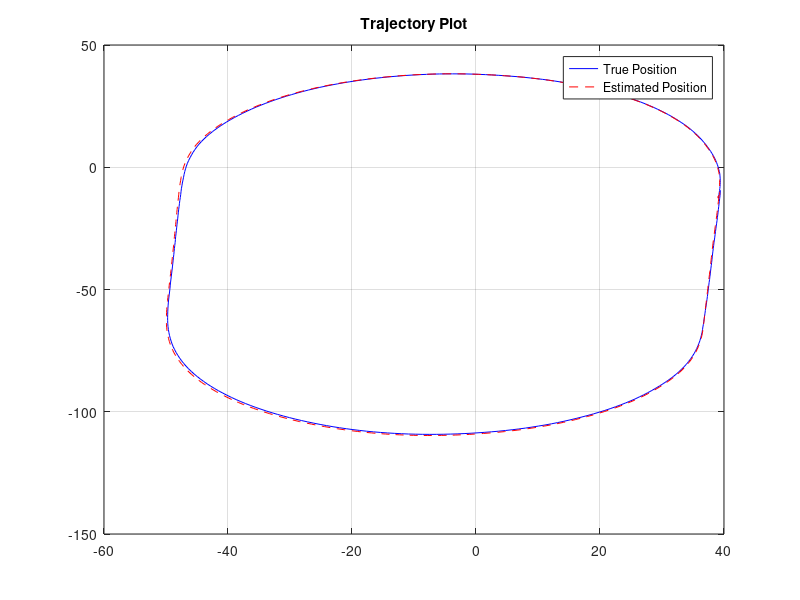
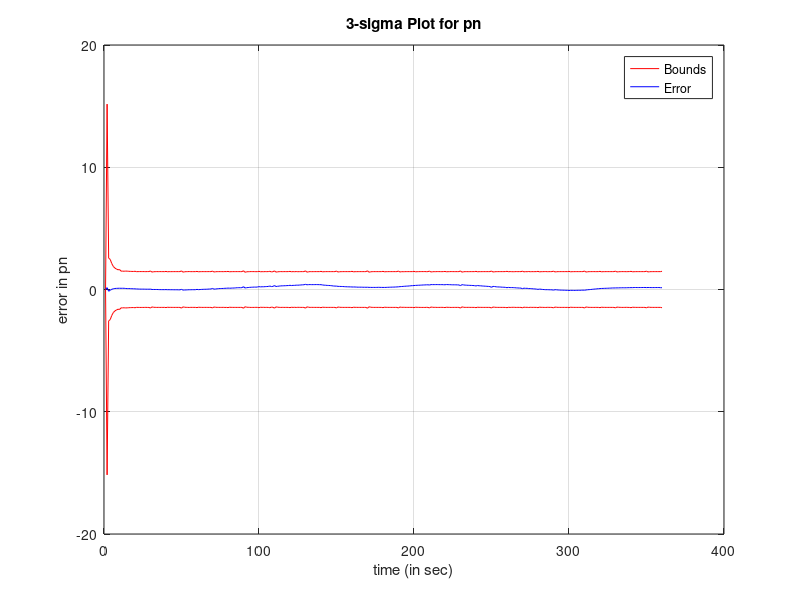
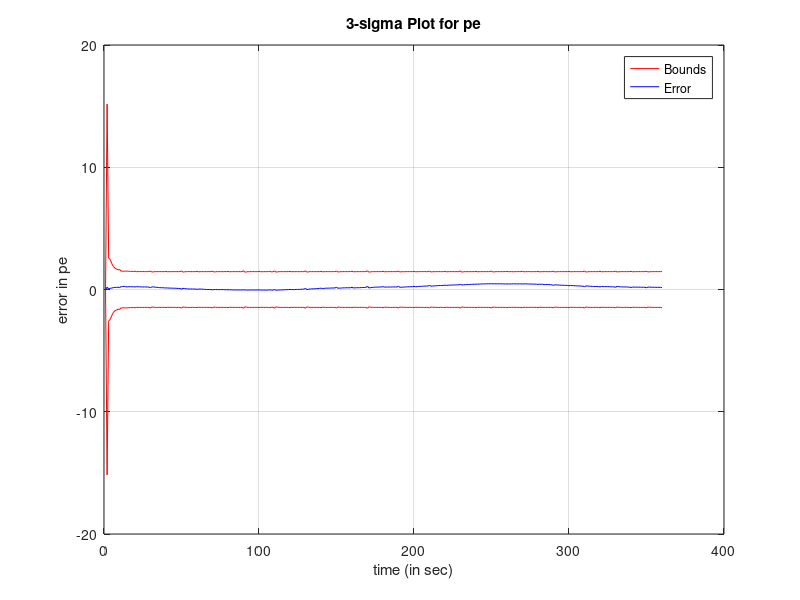
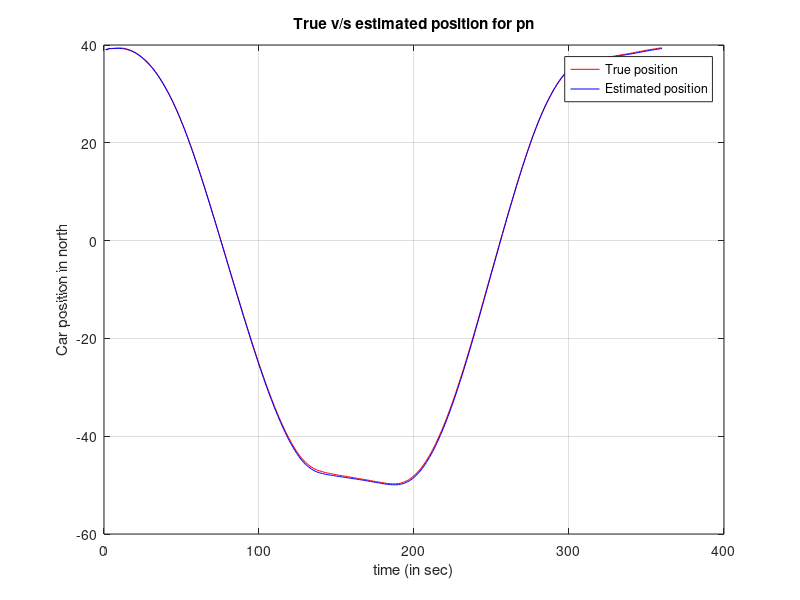

The MATLAB source for these figures, in order:

close all
clear all
clc
load('gps_data.mat');
N1=200;
N=360;
t=data(N1+1:N1+N,1); % time 
%% true data from GPS
xtrue=data(N1+1:N1+N,2);
ytrue=data(N1+1:N1+N,3);
ztrue=data(N1+1:N1+N,4);
% sensor data with Noise
xsensor=xtrue+randn(1)*1;
ysensor=ytrue+randn(1)*1;
zsensor=ztrue+randn(1)*1;
%N=size(t,1);

pn = xtrue(1);
pe = ytrue(1);
xhat = [pn;pe;15;15];
measure = [xsensor ysensor];
%% states xfilter=[x,y,vx,vy]
% Filter Initialization
% xhat = [xsensor; ysensor; 0;0];
P = [...
    5^2 0 0 0;...
    0 5^2 0 0 ;...
    0 0 7^2 0 ;...
    0 0 0 7^2];
Q = 1*eye(4);
rn = 0.2;
re = 0.2;
R = [rn 0;
    0 re];

A = [...
    0 0 1 0;
    0 0 0 1;
    0 0 0 0;
    0 0 0 0];

B = [...
    0 0;
    0 0;
    1 0;
    0 1];

C = [1 0 0 0;
    0 1 0 0];
u = [0,0;
    0, 0];

var =xhat'; 
     for i=2:N
         dt=t(i)-t(i-1);% compute time diff between two nodes
         M = 10;
         %dt=0.1;
         for j = 1:M
         %% prediction
        xhat = xhat + (dt/M)*(A*xhat+B*u);
        P = P + (dt/M)*(A*P + P*A' + Q);
        P_track(:,:,i)= P;
        covariance_pn(i) = P_track(1,1,i);
        covariance_pe(i) = P_track(2,2,i);
        covariance_vn(i) = P_track(3,3,i);
%         covariance_ve(i) = P_track(4,4,i);
        
         end
         %% Update
%          cn = C(1,:);
%          ce = C(2,:);
         L = P*C'*(R+C*P*C')^(-1);
%          Le = P*ce'*(re+ce*P*ce')^(-1);
%          xhat = xhat+ Ln*();
         P = (eye(4)-L*C)*P;
         xhat = xhat + L*(measure(i,:)'-xhat(1:2,1));
         
         var = vertcat(var,xhat(:,1)');
     end
     
  error_pn = xtrue(1:360,1)- var(1:360,1);
  error_pe = ytrue(1:360,1)- var(1:360,2);
%   error_vn = vntrue(1:N,1)- var(:,1);
%   error_pn = pntrue(1:N,1)- var(:,1);

ubound_pn = 3*sqrt(covariance_pn);
lbound_pn = -3*sqrt(covariance_pn);
  

ubound_pe = 3*sqrt(covariance_pe);
lbound_pe = -3*sqrt(covariance_pe);
  
  figure(1)
  plot(xtrue, ytrue,'-b')
  hold on
  grid on
  plot(var(:,1),var(:,2), '--r')
  title('Trajectory Plot')
%   xlabel('time (in sec)')
%   ylabel('error in pn')
  legend('True Position', 'Estimated Position')
  
  figure(2)
  plot(ubound_pn, '-r')
  hold on
  grid on
  plot(error_pn, 'b')
  hold on
  plot(lbound_pn, 'r' )
  title('3-sigma Plot for pn')
  xlabel('time (in sec)')
  ylabel('error in pn')
  legend('Bounds', 'Error')
  
  figure(3)
  plot(ubound_pe, '-r')
  hold on
  grid on
  plot(error_pe, 'b')
  hold on
  plot(lbound_pe, 'r' )
  title('3-sigma Plot for pe')
  xlabel('time (in sec)')
  ylabel('error in pe')
  legend('Bounds', 'Error')
  
  figure(4)
  plot(xtrue(:,1),'-r')
  hold on
  grid on
  plot(var(:,1),'-b')
  title('True v/s estimated position for pn')
  xlabel('time (in sec)')
  ylabel('Car position in north')
  legend('True position', 'Estimated position')
  
  figure(5)
  plot(ytrue(:,1),'-r')
  hold on
  grid on
  plot(var(:,2),'-b')
  title('True v/s estimated position for pe')
  xlabel('time (in sec)')
  ylabel('Car position in east')
  legend('True position', 'Estimated position')